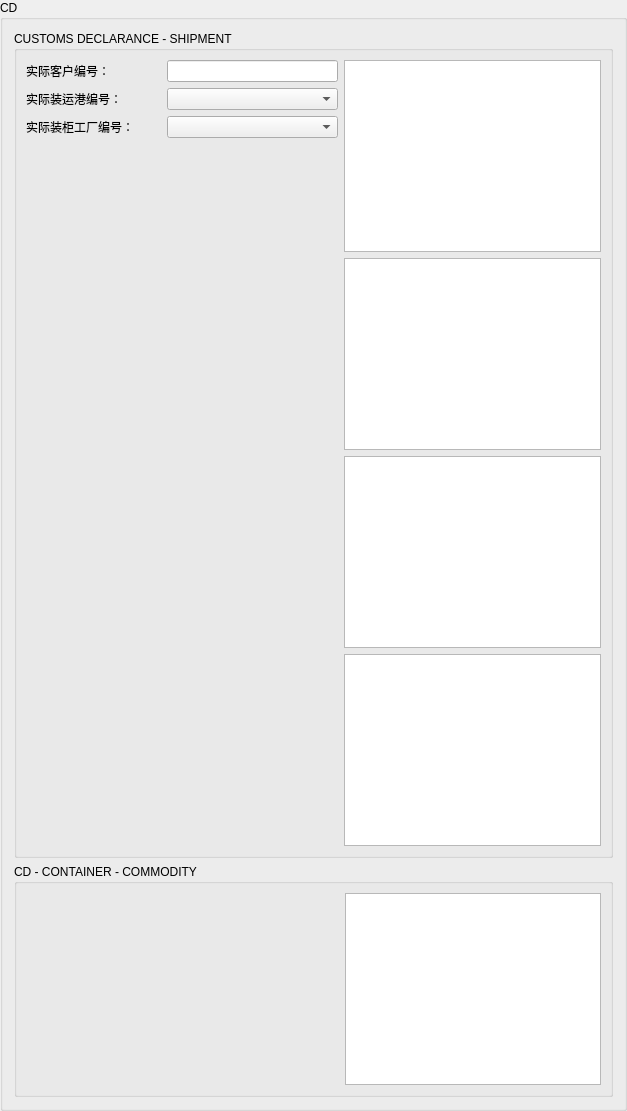
            <widget class="QGroupBox" name="groupBox_4">
             <property name="title">
              <string>CD</string>
             </property>
             <layout class="QHBoxLayout" name="horizontalLayout_8">
              <item>
               <layout class="QVBoxLayout" name="verticalLayout_21">
                <item>
                 <widget class="QGroupBox" name="groupBox_11">
                  <property name="title">
                   <string>CUSTOMS DECLARANCE - SHIPMENT</string>
                  </property>
                  <layout class="QHBoxLayout" name="horizontalLayout">
                   <item>
                    <layout class="QHBoxLayout" name="horizontalLayout_23">
                     <item>
                      <layout class="QVBoxLayout" name="verticalLayout_11">
                       <item>
                        <layout class="QHBoxLayout" name="horizontalLayout_26">
                         <item>
                          <widget class="QLabel" name="label_7">
                           <property name="minimumSize">
                            <size>
                             <width>135</width>
                             <height>0</height>
                            </size>
                           </property>
                           <property name="text">
                            <string>实际客户编号：</string>
                           </property>
                          </widget>
                         </item>
                         <item>
                          <widget class="QLineEdit" name="t_order_3">
                           <property name="sizePolicy">
                            <sizepolicy hsizetype="Minimum" vsizetype="Fixed">
                             <horstretch>0</horstretch>
                             <verstretch>0</verstretch>
                            </sizepolicy>
                           </property>
                           <property name="minimumSize">
                            <size>
                             <width>171</width>
                             <height>0</height>
                            </size>
                           </property>
                           <property name="text">
                            <string/>
                           </property>
                          </widget>
                         </item>
                        </layout>
                       </item>
                       <item>
                        <layout class="QHBoxLayout" name="horizontalLayout_28">
                         <item>
                          <widget class="QLabel" name="label_8">
                           <property name="minimumSize">
                            <size>
                             <width>135</width>
                             <height>0</height>
                            </size>
                           </property>
                           <property name="text">
                            <string>实际装运港编号：</string>
                           </property>
                          </widget>
                         </item>
                         <item>
                          <widget class="QComboBox" name="t_loading_port_0">
                           <property name="minimumSize">
                            <size>
                             <width>171</width>
                             <height>0</height>
                            </size>
                           </property>
                          </widget>
                         </item>
                        </layout>
                       </item>
                       <item>
                        <layout class="QHBoxLayout" name="horizontalLayout_29">
                         <item>
                          <widget class="QLabel" name="label_11">
                           <property name="minimumSize">
                            <size>
                             <width>135</width>
                             <height>0</height>
                            </size>
                           </property>
                           <property name="text">
                            <string>实际装柜工厂编号：</string>
                           </property>
                          </widget>
                         </item>
                         <item>
                          <widget class="QComboBox" name="t_order_p_contract_2">
                           <property name="minimumSize">
                            <size>
                             <width>171</width>
                             <height>0</height>
                            </size>
                           </property>
                          </widget>
                         </item>
                        </layout>
                       </item>
                       <item>
                        <spacer name="verticalSpacer_13">
                         <property name="orientation">
                          <enum>Qt::Vertical</enum>
                         </property>
                         <property name="sizeHint" stdset="0">
                          <size>
                           <width>20</width>
                           <height>40</height>
                          </size>
                         </property>
                        </spacer>
                       </item>
                      </layout>
                     </item>
                     <item>
                      <layout class="QVBoxLayout" name="verticalLayout_12">
                       <item>
                        <widget class="QTableWidget" name="CUSTOMS_DECLARANCE_SHIPMENT">
                         <property name="sizePolicy">
                          <sizepolicy hsizetype="Expanding" vsizetype="Minimum">
                           <horstretch>0</horstretch>
                           <verstretch>0</verstretch>
                          </sizepolicy>
                         </property>
                         <property name="minimumSize">
                          <size>
                           <width>0</width>
                           <height>114</height>
                          </size>
                         </property>
                        </widget>
                       </item>
                       <item>
                        <widget class="QTableWidget" name="CUSTOMS_DECLARANCE_SHIPMENT2">
                         <property name="sizePolicy">
                          <sizepolicy hsizetype="Expanding" vsizetype="Minimum">
                           <horstretch>0</horstretch>
                           <verstretch>0</verstretch>
                          </sizepolicy>
                         </property>
                         <property name="minimumSize">
                          <size>
                           <width>0</width>
                           <height>114</height>
                          </size>
                         </property>
                        </widget>
                       </item>
                       <item>
                        <widget class="QTableWidget" name="CUSTOMS_DECLARANCE_SHIPMENT3">
                         <property name="sizePolicy">
                          <sizepolicy hsizetype="Expanding" vsizetype="Minimum">
                           <horstretch>0</horstretch>
                           <verstretch>0</verstretch>
                          </sizepolicy>
                         </property>
                         <property name="minimumSize">
                          <size>
                           <width>0</width>
                           <height>114</height>
                          </size>
                         </property>
                        </widget>
                       </item>
                       <item>
                        <widget class="QTableWidget" name="CUSTOMS_DECLARANCE_SHIPMENT4">
                         <property name="sizePolicy">
                          <sizepolicy hsizetype="Expanding" vsizetype="Minimum">
                           <horstretch>0</horstretch>
                           <verstretch>0</verstretch>
                          </sizepolicy>
                         </property>
                         <property name="minimumSize">
                          <size>
                           <width>0</width>
                           <height>114</height>
                          </size>
                         </property>
                        </widget>
                       </item>
                      </layout>
                     </item>
                    </layout>
                   </item>
                  </layout>
                 </widget>
                </item>
                <item>
                 <widget class="QGroupBox" name="groupBox_12">
                  <property name="title">
                   <string>CD - CONTAINER - COMMODITY</string>
                  </property>
                  <layout class="QVBoxLayout" name="verticalLayout_19">
                   <item>
                    <layout class="QHBoxLayout" name="horizontalLayout_2">
                     <item>
                      <spacer name="horizontalSpacer_3">
                       <property name="orientation">
                        <enum>Qt::Horizontal</enum>
                       </property>
                       <property name="sizeType">
                        <enum>QSizePolicy::Fixed</enum>
                       </property>
                       <property name="sizeHint" stdset="0">
                        <size>
                         <width>319</width>
                         <height>20</height>
                        </size>
                       </property>
                      </spacer>
                     </item>
                     <item>
                      <widget class="QTableWidget" name="CD_CONTAINER_COMMODITY">
                       <property name="sizePolicy">
                        <sizepolicy hsizetype="Expanding" vsizetype="Minimum">
                         <horstretch>0</horstretch>
                         <verstretch>0</verstretch>
                        </sizepolicy>
                       </property>
                       <property name="minimumSize">
                        <size>
                         <width>0</width>
                         <height>114</height>
                        </size>
                       </property>
                      </widget>
                     </item>
                    </layout>
                   </item>
                  </layout>
                 </widget>
                </item>
               </layout>
              </item>
             </layout>
            </widget>
